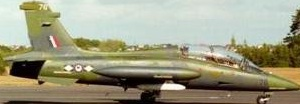
//> input picture test/test.jpg, 300 x 104 px
$ ./test   (built with g++ and OpenCV 4)
//> lines starting //> are read from the running program, lines starting //| are printed output that depends on the picture
#include <iostream>
#include <fstream>
#include <vector>
#include <string>
#include <cmath>

#include <opencv2/opencv.hpp>

#include <jpeglib.h>

#include <omp.h>

using namespace std;

int main()
{
    cout << "=====================================\n";
    cout << " Image Compression Library Test\n";
    cout << "=====================================\n\n";

    // --------------------------------------------------
    // TEST 1: OpenCV
    // --------------------------------------------------

    string imagePath = "test.jpg";

    cv::Mat image = cv::imread(imagePath);
//> image is the input picture: 104 rows x 300 cols, CV_8UC3; mean B, G, R 130.5, 155.4, 157.5

    if (image.empty())
    {
        cout << "[OpenCV] FAILED\n";
        cout << "Could not read: " << imagePath << "\n";
        cout << "Place a JPG image named test.jpg in this folder.\n";
        return 1;
    }

    cout << "[OpenCV] PASSED\n";
    cout << "Image size: "
         << image.cols << " x " << image.rows << "\n";
//| Image size: 300 x 104
    cout << "Channels: " << image.channels() << "\n\n";
//| Channels: 3


    // --------------------------------------------------
    // TEST 2: OpenMP
    // --------------------------------------------------

    int maxThreads = omp_get_max_threads();

    cout << "[OpenMP] Maximum available threads: "
         << maxThreads << "\n";

    #pragma omp parallel
    {
        #pragma omp single
        {
            cout << "[OpenMP] Threads currently running: "
                 << omp_get_num_threads() << "\n";
        }
    }

    cout << "[OpenMP] PASSED\n\n";


    // --------------------------------------------------
    // TEST 3: libjpeg
    // --------------------------------------------------

    vector<uchar> jpegBuffer;

    vector<int> parameters;
    parameters.push_back(cv::IMWRITE_JPEG_QUALITY);
    parameters.push_back(75);

    bool encoded = cv::imencode(
        ".jpg",
        image,
        jpegBuffer,
        parameters
    );
//> jpegBuffer = 6656 values, max 255 at index 0, min 0 at index 4, mean 124.4; encoded = true

    if (!encoded)
    {
        cout << "[JPEG] FAILED\n";
        return 1;
    }

    cout << "[JPEG] Compression PASSED\n";
    cout << "Original image memory: "
         << image.total() * image.elemSize()
         << " bytes\n";
//| Original image memory: 93600 bytes

    cout << "Compressed JPEG memory: "
         << jpegBuffer.size()
         << " bytes\n";
//| Compressed JPEG memory: 6656 bytes


    // --------------------------------------------------
    // JPEG DECOMPRESSION
    // --------------------------------------------------

    cv::Mat reconstructed =
        cv::imdecode(jpegBuffer, cv::IMREAD_COLOR);

    if (reconstructed.empty())
    {
        cout << "[JPEG] Decompression FAILED\n";
        return 1;
    }

    cout << "[JPEG] Decompression PASSED\n";


    // --------------------------------------------------
    // Calculate MSE
    // --------------------------------------------------

    cv::Mat originalFloat;
    cv::Mat reconstructedFloat;

    image.convertTo(originalFloat, CV_32F);
    reconstructed.convertTo(reconstructedFloat, CV_32F);

    cv::Mat difference =
        originalFloat - reconstructedFloat;
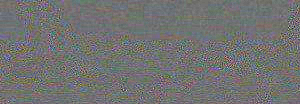
//> difference: 104 rows x 300 cols, CV_32FC3; mean B, G, R -0.1, 0, -0.1; drawn with min black and max white

    cv::Mat squaredDifference;

    cv::multiply(
        difference,
        difference,
        squaredDifference
    );
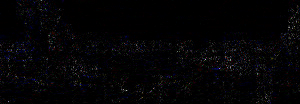
//> squaredDifference: 104 rows x 300 cols, CV_32FC3; mean B, G, R 22.3, 16.1, 18.3; drawn with min black and max white

    double mse =
        cv::sum(squaredDifference)[0] /
        (image.total() * image.channels());
//> mse = 7.42


    // --------------------------------------------------
    // Calculate PSNR
    // --------------------------------------------------

    double psnr;

    if (mse == 0)
    {
        psnr = INFINITY;
    }
    else
    {
        psnr =
            10.0 *
            log10((255.0 * 255.0) / mse);
//> psnr = 39.43
    }

    cout << "\nMSE  : " << mse << "\n";
//| MSE  : 7.42061
    cout << "PSNR : " << psnr << " dB\n";
//| PSNR : 39.4264 dB


    // --------------------------------------------------
    // Save reconstructed image
    // --------------------------------------------------

    bool saved = cv::imwrite(
        "reconstructed.jpg",
        reconstructed,
        parameters
    );

    if (saved)
    {
        cout << "\nReconstructed image saved as:\n";
        cout << "reconstructed.jpg\n";
    }


    // --------------------------------------------------
    // Final result
    // --------------------------------------------------

    cout << "\n=====================================\n";
    cout << " All tests completed successfully!\n";
    cout << "=====================================\n";

    return 0;
}
